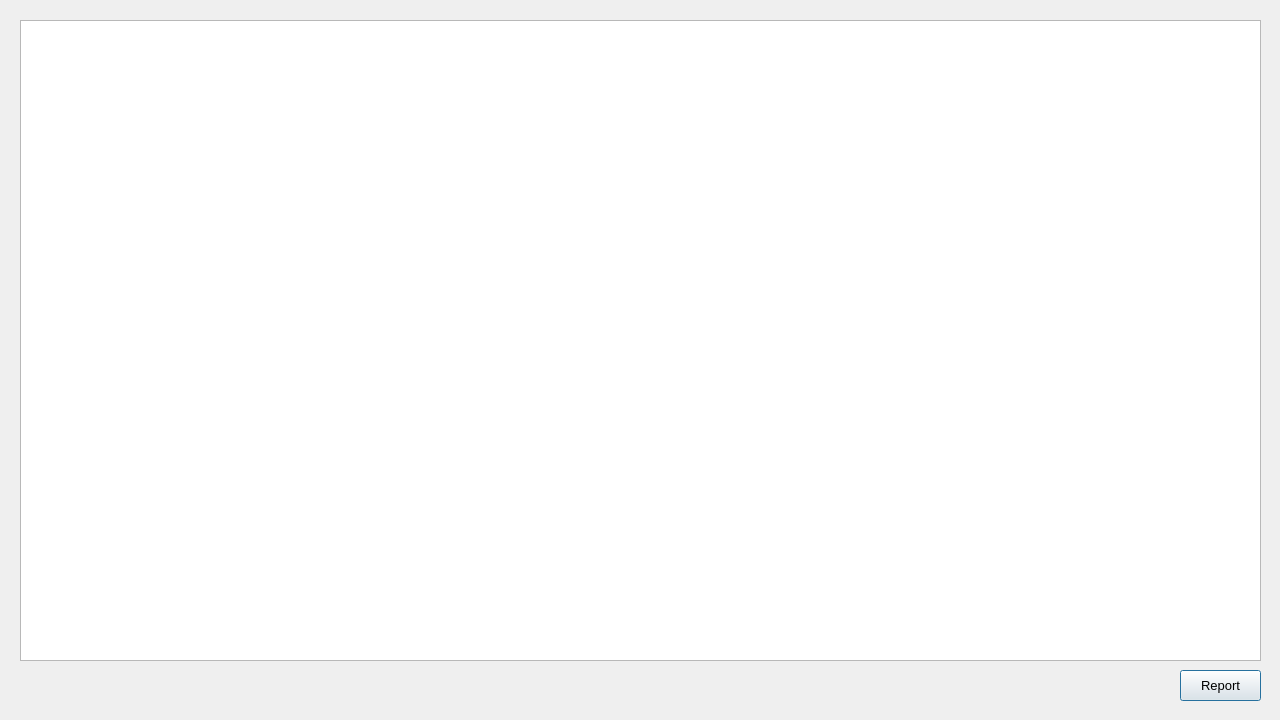
<?xml version="1.0" encoding="UTF-8"?>
<ui version="4.0">
 <class>ViewInformationDialog</class>
 <widget class="QDialog" name="ViewInformationDialog">
  <property name="geometry">
   <rect>
    <x>0</x>
    <y>0</y>
    <width>1280</width>
    <height>720</height>
   </rect>
  </property>
  <property name="minimumSize">
   <size>
    <width>1280</width>
    <height>720</height>
   </size>
  </property>
  <property name="windowTitle">
   <string>View Information</string>
  </property>
  <widget class="QTextEdit" name="ContentsTextEdit">
   <property name="geometry">
    <rect>
     <x>20</x>
     <y>20</y>
     <width>1241</width>
     <height>641</height>
    </rect>
   </property>
   <property name="font">
    <font>
     <family>Arial</family>
     <pointsize>10</pointsize>
    </font>
   </property>
  </widget>
  <widget class="QPushButton" name="ReportButton">
   <property name="geometry">
    <rect>
     <x>1180</x>
     <y>670</y>
     <width>81</width>
     <height>31</height>
    </rect>
   </property>
   <property name="font">
    <font>
     <family>Arial</family>
     <pointsize>10</pointsize>
    </font>
   </property>
   <property name="text">
    <string>Report</string>
   </property>
  </widget>
 </widget>
 <resources/>
 <connections/>
</ui>
